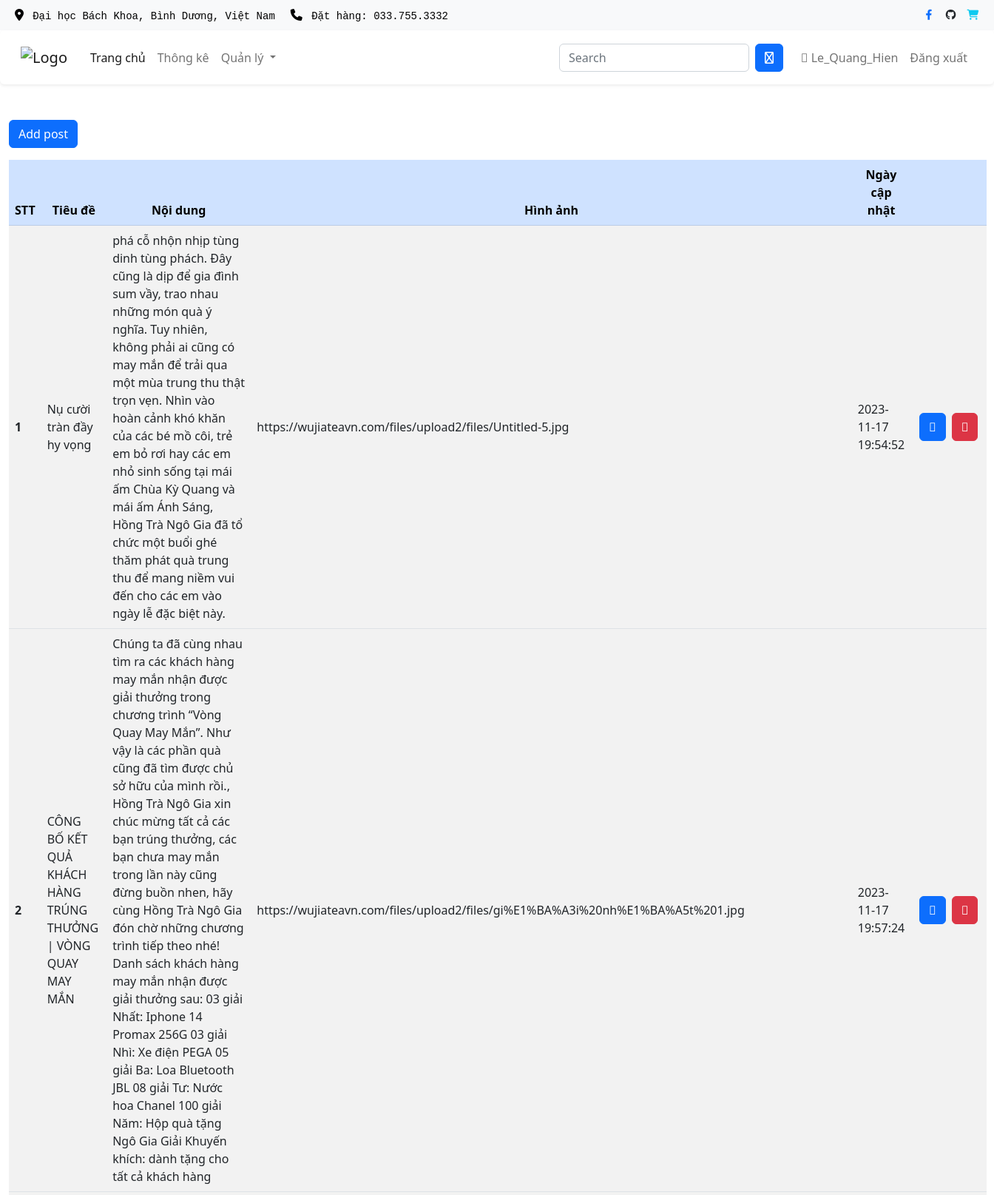
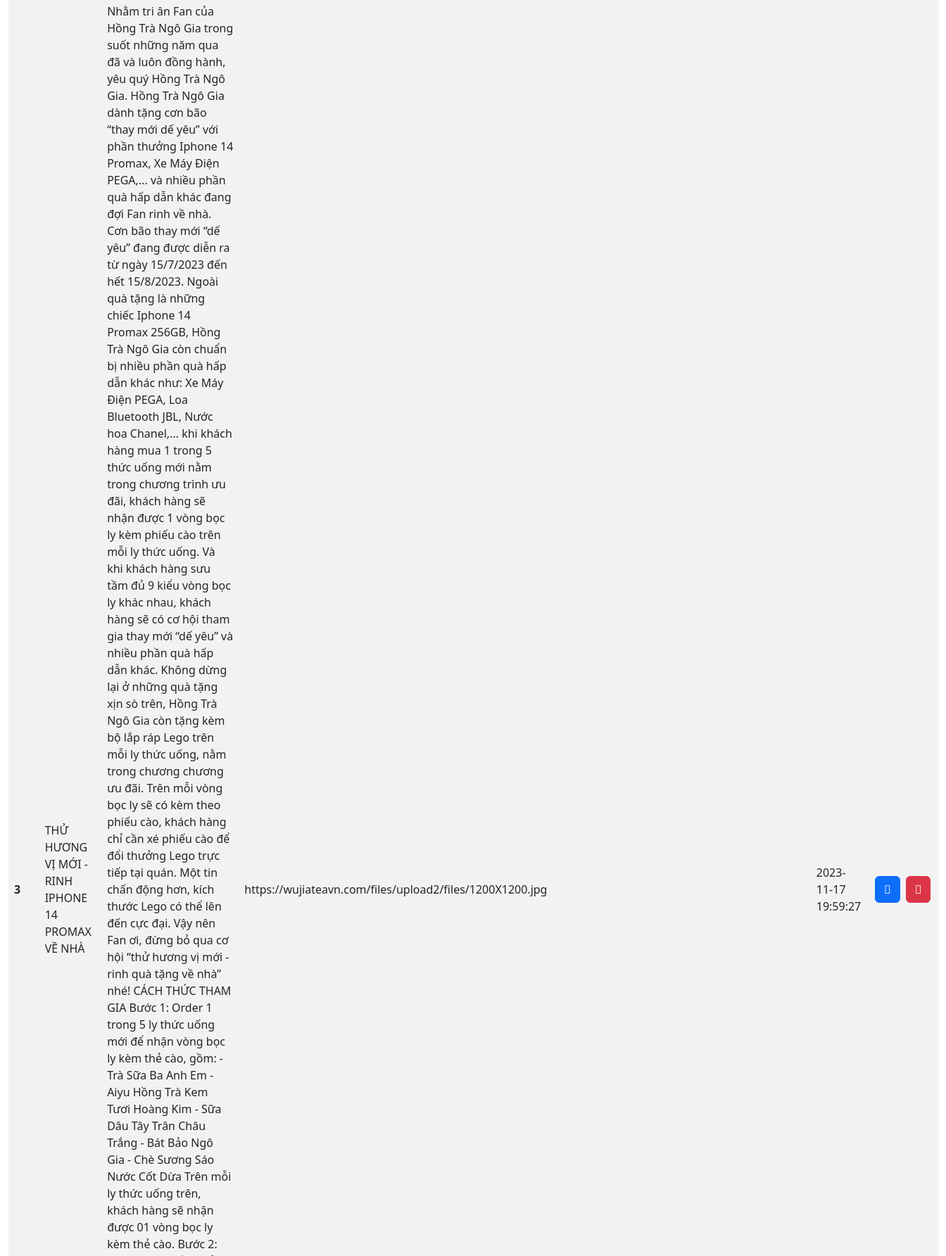
/admin/posts/index.php (signed in, upper part), run on the app's committed database (2 pictures, top to bottom).
### tables this page shows
CREATE TABLE `post` (
  `post_id` int(11) NOT NULL,
  `title` varchar(250) NOT NULL,
  `content` text DEFAULT NULL,
  `updated_at` timestamp NOT NULL DEFAULT current_timestamp() ON UPDATE current_timestamp(),
  `image` varchar(250) NOT NULL
);

### admin/posts/index.php (the view, shortened to what this page needs)
<?php
  $rootPath = '/Lap_trinh_web/admin';
  require_once '../../database/DB.php';
  $sqlShowPost = "SELECT * FROM post";
  $posts = $conn->query($sqlShowPost);
?>
<!DOCTYPE html>
<html lang="en">
<head>
    <link rel="stylesheet"  href="https://site-assets.fontawesome.com/releases/v6.1.2/css/all.css">
    <link href="https://cdn.jsdelivr.net/npm/bootstrap@5.2.2/dist/css/bootstrap.min.css" rel="stylesheet">
</head>
<body>
<?php
    require '../includes/header.php';
    require '../includes/navbar.php';
?>
<div class="container-fluid mt-5 mb-3">
  <button class="btn btn-primary" data-bs-toggle="modal" data-bs-target="#add">Add post</button>
</div>
<div class="container-fluid">
    <table class="table table-striped">
      <thead>
        <tr class="table-primary text-center">
          <th scope="col">STT</th>
          <th scope="col">Tiêu đề</th>
          <th scope="col">Nội dung</th>
          <th scope="col">Hình ảnh</th>
          <th scope="col">Ngày cập nhật</th>
          <th scope="col"></th>
        </tr>
      </thead>
      <?php
        if ($posts->num_rows>0) {
          $count = 1;
          while ($row = $posts->fetch_assoc()) {
      ?>
      <tbody>
        <tr>
          <th class='align-middle' scope="row"><?php echo $count?></th>
          <td class='align-middle'><?php echo $row["title"]?></td>
          <td class='align-middle'><?php echo $row["content"]?></td>
          <td class='align-middle'><?php echo $row["image"]?></td>
          <td class='align-middle'><?php echo $row["updated_at"]?></td>
          <td class='align-middle'>
            <div class="d-inline-flex">
            <button type='button' class='btn-edit btn btn-primary m-1' data-bs-id='<?php echo $row['post_id'] ?>' data-bs-title='<?php echo $row['title'] ?>' data-bs-content='<?php echo $row['content'] ?>' data-bs-image='<?php echo $row['image'] ?>' data-bs-target='#Edit' data-bs-toggle='modal'><i class="fa-light fa-pen-to-square"></i></button>
            <button type='button' class='btn-delete btn btn-danger m-1' data-bs-id='<?php echo $row['post_id'] ?>' data-bs-target='#Delete' data-bs-toggle='modal'><i class="fa-light fa-trash-can"></i></button>
            </div>
          </td>
        </tr>
      </tbody>
      <?php
              $count++;
          };
        }
      ?>
    </table>
</div>
</body>
</html>

### admin/includes/header.php (shortened to what this page needs)
<nav class="navbar navbar-expand-lg text-bg-light navbar-light d-none d-lg-block" id="templatemo_nav_top">
    <div class="container-fluid text-bg-light">
        <div class="w-100 d-flex justify-content-between">
            <div>
                <i class="fa-sharp fa-solid fa-location-dot mx-2"></i>
                <span class="navbar-sm-brand  text-color-primary fs-header-item"><code style="color: black">Đại học Bách Khoa, Bình Dương, Việt Nam</code></span>
                <i class="fa">&#xf095;</i>
                <code style="color: black">Đặt hàng: </code><a class="navbar-sm-brand text-decoration-none text-color-primary fs-header-item" href="tel:0337553332"><code style="color: black">033.755.3332</code></a>
            </div>
            <div>
                <a class="text-primary text-color-primary" href="https://www.facebook.com/HongTraNgoGia.vn" target="_blank" rel="sponsored"><i class="fab fa-facebook-f fa-sm fa-fw me-2"></i></a>
                <a class="text-dark text-color-primary" href="https://github.com/Conganhluan/Lap_trinh_web" target="_blank"><i class="fa-brands fa-github fa-sm fa-fw me-2"></i></a>
                <a class="text-info text-color-primary" href="https://maps.app.goo.gl/ch5M15RfMk7D5mfF7" target="_blank"><i class="fa-solid fa-shopping-cart fa-sm fa-fw me-2"></i></a>
            </div>
        </div>
    </div>
</nav>

### admin/includes/navbar.php (shortened to what this page needs)
<nav class="navbar navbar-expand-lg bg-light shadow-sm p-3 mb-5 bg-body rounded">
  <div class="container-fluid">
    <a class="navbar-brand" href="<?php echo $rootPath ?>">
        <img src="https://wujiateavn.com/files/systems/logo-l6m1s0u2.png" alt="Logo" width="70" height="30" class="d-inline-block align-text-top">
    </a>
    <div class="collapse navbar-collapse" id="navbarSupportedContent">
        <ul class="navbar-nav me-auto mb-2 mb-lg-0">
          <li class="nav-item">
            <a class="nav-link active" aria-current="page" href="<?php echo $rootPath ?>">Trang chủ</a>
          </li>
          <li class="nav-item">
            <a class="nav-link" href="<?php echo $rootPath?>/report.php">Thông kê</a>
          </li>
          <li class="nav-item dropdown">
            <a class="nav-link dropdown-toggle" href="#" role="button" data-bs-toggle="dropdown" aria-expanded="false">
              Quản lý
            </a>
          </li>
        </ul>
      <form class="d-flex me-3" role="search">
        <input class="form-control me-2 search-top" type="search" placeholder="Search " aria-label="Search">
        <button class="btn btn-primary round-circle" type="submit">
            <i class="fa-regular fa-magnifying-glass text-white"></i>
        </button>
      </form>
      <ul class="nav navbar-nav pull-right">
        <?php
          if (!isset($_SESSION['email_ad'])) {
        ?>
          <li class="nav-item">
              <a class="nav-link" href="<?php echo $rootPath?>/login.php">Đăng nhập</a>
          </li>
        <?php
          } else {
        ?>
          <li class="nav-item">
            <a class="nav-link" href="<?php echo $rootPath?>/index.php">
            <i class="fa-light fa-crown"></i>
              <?php
                $email = $_SESSION['email_ad'];
                $sqlAdmin = "SELECT name FROM admin WHERE email = '$email'";
                $ketQua = $conn->query($sqlAdmin);
                $admin = $ketQua->fetch_array();
                echo $admin['name'];
              ?>
            </a>
          </li>
          <li class="nav-item">
            <a class="nav-link" href="<?php echo $rootPath?>/logout.php">Đăng xuất</a>
          </li>
          <?php
          }
          ?>
      </ul>
    </div>
  </div>
</nav>

### admin/includes/footer.php (style rules this page uses)
code { color:white; }

### data on the page
post: title "Nụ cười tràn đầy hy vọng", content "phá cỗ nhộn nhịp tùng dinh tùng phách. Đây cũng là dịp để gia đình sum vầy, trao nhau những món quà ý nghĩa. Tuy nhiên, không phải ai cũng có may mắn để trải qua một mùa trung thu thật trọn vẹn. Nhìn vào hoàn cảnh khó khăn của các bé mồ côi, trẻ em bỏ rơi hay các em nhỏ sinh sống tại mái ấm Chùa Kỳ Quang và mái ấm Ánh Sáng, Hồng Trà Ngô Gia đã tổ chức một buổi ghé thăm phát quà trung thu để mang niềm vui đến cho các em vào ngày lễ đặc biệt này.", image "https://wujiateavn.com/files/upload2/files/Untitled-5.jpg", updated_at "2023-11-17 19:54:52"
post: title "CÔNG BỐ KẾT QUẢ KHÁCH HÀNG TRÚNG THƯỞNG | VÒNG QUAY MAY MẮN", content "Chúng ta đã cùng nhau tìm ra các khách hàng may mắn nhận được giải thưởng trong chương trình “Vòng Quay May Mắn”. Như vậy là các phần quà cũng đã tìm được chủ sở hữu của mình rồi., Hồng Trà Ngô Gia xin chúc mừng tất cả các bạn trúng thưởng, các bạn chưa may mắn trong lần này cũng đừng buồn nhen, hãy cùng Hồng Trà Ngô Gia đón chờ những chương trình tiếp theo nhé! Danh sách khách hàng may mắn nhận được giải thưởng sau: 03 giải Nhất: Iphone 14 Promax 256G 03 giải Nhì: Xe điện PEGA 05 giải Ba: Loa Bluetooth JBL 08 giải Tư: Nước hoa Chanel 100 giải Năm: Hộp quà tặng Ngô Gia Giải Khuyến khích: dành tặng cho tất cả khách hàng", image "https://wujiateavn.com/files/upload2/files/gi%E1%BA%A3i%20nh%E1%BA%A5t%201.jpg", updated_at "2023-11-17 19:57:24"
post: title "THỬ HƯƠNG VỊ MỚI - RINH IPHONE 14 PROMAX VỀ NHÀ", image "https://wujiateavn.com/files/upload2/files/1200X1200.jpg", updated_at "2023-11-17 19:59:27"

### other printed values
$admin['name'] "Le_Quang_Hien"
